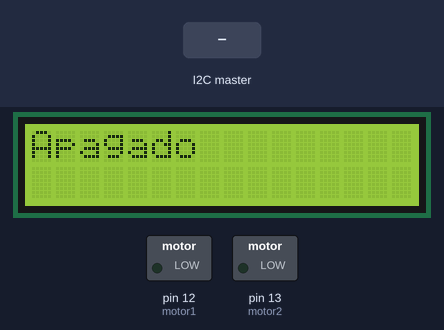
The sketch below on a simulated Arduino Uno, built with avr-gcc and run on an emulated ATmega328P. On the bench: 16×2 character LCD, switched loads named in the sketch (green lamp = pin HIGH). The inputs (shaded band) are chosen by the test bench. What the sketch prints to the serial monitor is not drawn.

Above: at 1.2 s.
1.3 s: the I2C master sends the byte 90
At 2.1 s:
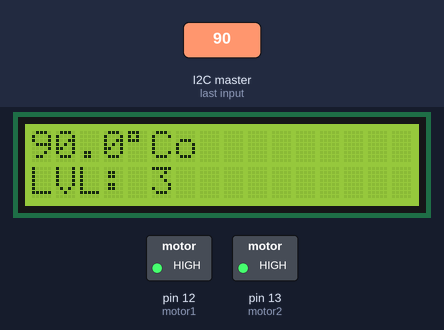
2.8 s: the I2C master sends the byte 200
At 3.2 s:
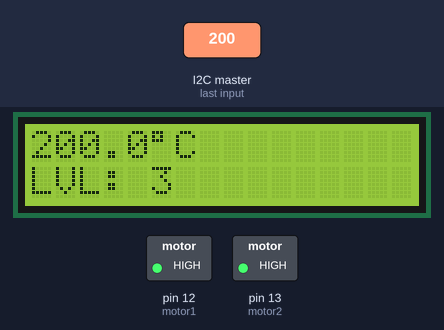
4.3 s: the I2C master sends the byte 1
At 5.5 s:
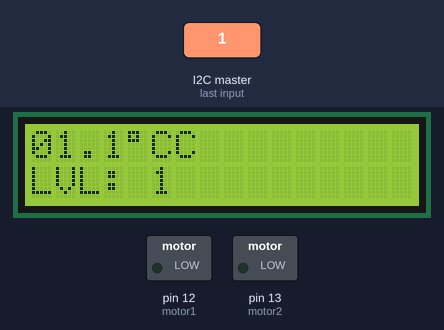
5.8 s: the I2C master sends the byte 90
At 6.7 s:
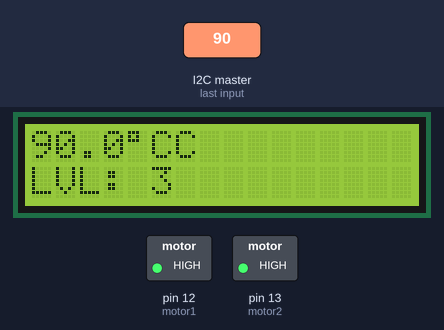
7.3 s: the I2C master sends the byte 0
At 7.8 s:
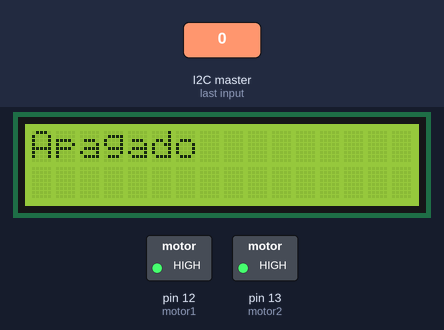
8.8 s: the I2C master sends the byte 2
At 10.2 s:
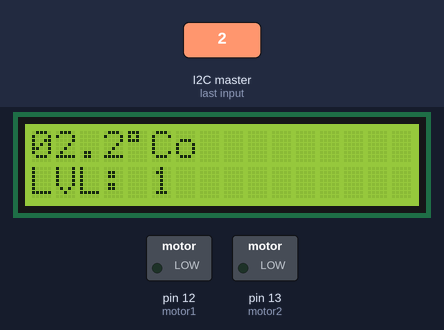
Timing chart, 0 to 11.3 s (numbered marks = the images above; inputs shaded):
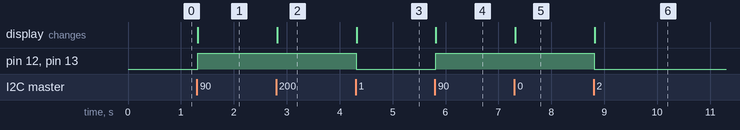

Measured:
- after the input at 1.3 s, pin 12 (motor1), pin 13 (motor2): LOW → HIGH at once; the display: changes at once (image 1)
- after the input at 2.8 s, the display: changes at once (image 2)
- after the input at 4.3 s, pin 12 (motor1), pin 13 (motor2): HIGH → LOW at once; the display: changes at once (image 3)
- after the input at 5.8 s, pin 12 (motor1), pin 13 (motor2): LOW → HIGH at once; the display: changes at once (image 4)
- after the input at 7.3 s, the display: changes at once (image 5)
- after the input at 8.8 s, pin 12 (motor1), pin 13 (motor2): HIGH → LOW at once; the display: changes at once (image 6)

The sketch:

esclavo.ino
```cpp
#include <LiquidCrystal.h>
#include <Wire.h>
#define I2C_TERM 0x48
const byte I2C_MAESTRO = 1;

const int motor1 = 12;
const int motor2 = 13;

int valorp; //valor del potenciómetro leído del arduino maestro
int escala;

const int rs = 5, en = 4, d4 = 3, d5 =2, d6 = 7, d7 = 6;

LiquidCrystal lcd(rs,en,d4,d5,d6,d7);

void setup() {

  pinMode(motor2, OUTPUT);
  pinMode(motor1, OUTPUT);

  // la pantalla
  lcd.begin(16,2);
  Serial.begin(9600);

   print_text_lcd("Apagado",0);

  // I2c
  Wire.begin(I2C_MAESTRO); //Acá decimos que el esclavo se va a identificar con el # 1
  Wire.onReceive(lectura);
}


void lectura(){
  valorp= Wire.read();

  if(valorp ==0){
    lcd.clear();
    print_text_lcd("Apagado",0);
  } else {
    activarMotores(valorp);
    Serial.println(valorp);//imprimimos en el monitor serial del esclavo
  }
}

void loop() {
  delay(100);
  lcd.setCursor(0,0);
}


char cBuffer[8];

void activarMotores(int temperaturaC){
  if (temperaturaC <= 18){
    if (temperaturaC < 0) {
      temperaturaC = abs(temperaturaC);
      sprintf(cBuffer, "-%02u.%1u%cC", temperaturaC, temperaturaC % 10, 223);
    }
    else {
      temperaturaC = abs(temperaturaC);
      sprintf(cBuffer, "%02u.%1u%cC", temperaturaC, temperaturaC % 10, 223);
    }
    digitalWrite(motor1, LOW);
    digitalWrite(motor2, LOW);

    print_text_lcd("LVL: 1", 1);
  }
  else if (temperaturaC >= 18 && temperaturaC <= 25){
    temperaturaC = abs(temperaturaC);
    sprintf(cBuffer, "%02u.%1u%cC", temperaturaC, temperaturaC % 10, 223);

    digitalWrite(motor1, HIGH);
    digitalWrite(motor2, LOW);
    print_text_lcd("LVL: 2", 1);
  }
  else{
    temperaturaC = abs(temperaturaC);
    sprintf(cBuffer, "%02u.%1u%cC", temperaturaC, temperaturaC % 10, 223);
    digitalWrite(motor1, HIGH);
    digitalWrite(motor2, HIGH);

    print_text_lcd("LVL: 3", 1);
  }


    print_text_lcd(cBuffer, 0);
}

void print_text_lcd(char text[], int col){
  lcd.setCursor(0,col);
  for(int i = 0; i<strlen(text); i++){
    lcd.print(text[i]);
    lcd.setCursor(i+1,col);
  }
}
```
